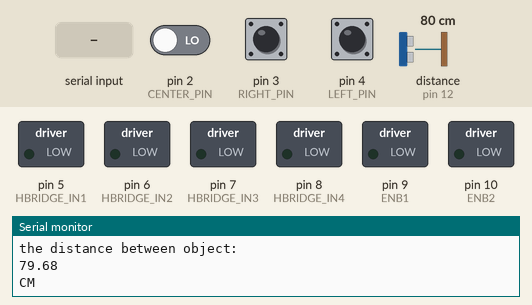
This sketch was run on a simulated Arduino Uno, built with avr-gcc and run on an emulated ATmega328P. Parts: switched loads named in the sketch (green lamp = pin HIGH), the last lines printed to the serial monitor. Wiring (inferred from the names in the program): ultrasonic range finder: trigger pin 11; echo pin 12. The test bench sets the inputs (shaded band); at power-on: pin 3 (RIGHT_PIN) HIGH, pin 4 (LEFT_PIN) HIGH, pin 2 (CENTER_PIN) LOW, distance to the obstacle (sensor on pin 12) 80 cm. The echo pulse lasts 58.3 µs per cm; pins used as bus, display or sensor lines are not drawn.

Above: at 1.2 s.
1.3 s: pin 3 (RIGHT_PIN) pulled LOW for 3.2 s
At 2.8 s:
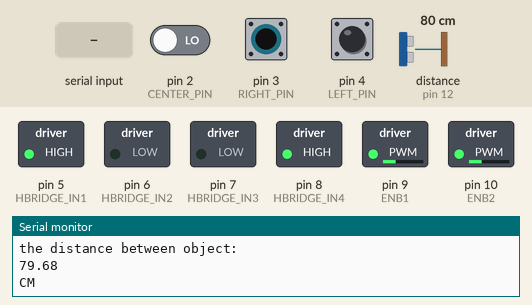
6.0 s: pin 4 (LEFT_PIN) pulled LOW for 3.2 s
At 10.7 s:
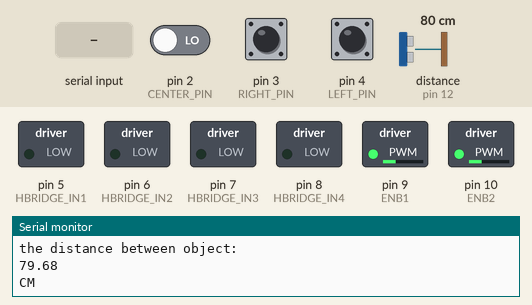
11.5 s: "F" received over Serial
At 12.7 s:
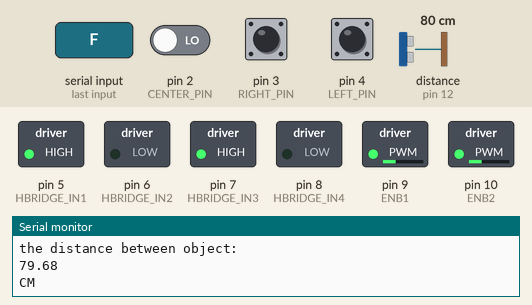
14.5 s: "B" received over Serial
At 15.6 s:
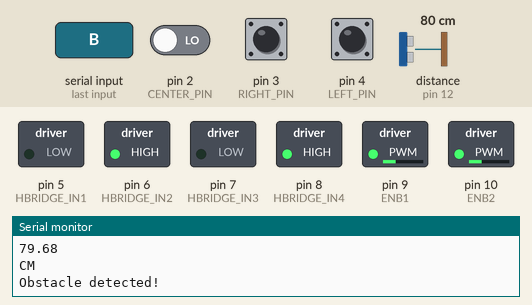
Timing chart, 0 to 18.6 s (numbered marks = the images above; inputs shaded):
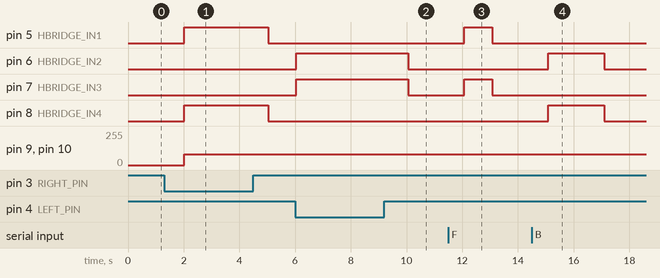

The sketch:

Amr_Mamdouh_Mostafa_Tawakol.ino
```cpp
#include <SoftwareSerial.h>

// Define the input and output pins

#define TRIG_PIN 11
#define ECHO_PIN 12
#define CENTER_PIN 2
#define RIGHT_PIN 3
#define LEFT_PIN 4
#define HBRIDGE_IN1 5
#define HBRIDGE_IN2 6
#define HBRIDGE_IN3 7
#define HBRIDGE_IN4 8
int Time;
float distance;
int ENB1 = 9;
int ENB2 = 10;
// Define the speed of the motors
const int MotorSpeed = 90;
const int speed = 90;
// Define the minimum distance for obstacle detection
const int ObstacleDistanceThreshold = 20;

void setup() {
  // Initialize the pins
  pinMode(TRIG_PIN, OUTPUT);
  pinMode(ECHO_PIN, INPUT);
  pinMode(CENTER_PIN, INPUT);
  pinMode(RIGHT_PIN, INPUT);
  pinMode(LEFT_PIN, INPUT);
  pinMode(HBRIDGE_IN1, OUTPUT);
  pinMode(HBRIDGE_IN2, OUTPUT);
  pinMode(HBRIDGE_IN3, OUTPUT);
  pinMode(HBRIDGE_IN4, OUTPUT);
  pinMode(ENB1, OUTPUT);
  pinMode(ENB2, OUTPUT);

  // Initialize the serial communication
  Serial.begin(9600);
}

void loop() {

  // Line following
  if (digitalRead(CENTER_PIN) == 1 && digitalRead(RIGHT_PIN) == 0 && digitalRead(LEFT_PIN) == 0) {
    moveForward(MotorSpeed);
  } else if (digitalRead(CENTER_PIN) == 0 && digitalRead(RIGHT_PIN) == 1 && digitalRead(LEFT_PIN) == 0) {
    turnRight(MotorSpeed);
  } else if (digitalRead(CENTER_PIN) == 0 && digitalRead(RIGHT_PIN) == 0 && digitalRead(LEFT_PIN) == 1) {
    turnLeft(MotorSpeed);
  } else if (digitalRead(CENTER_PIN) == 0 && digitalRead(RIGHT_PIN) == 0 && digitalRead(LEFT_PIN) == 0) {
    // BackMoving(MotorSpeed);
    //delay (500);
    stopMoving();
  } else if (digitalRead(CENTER_PIN) == 1 && digitalRead(RIGHT_PIN) == 1 && digitalRead(LEFT_PIN) == 0) {
    turnRight(MotorSpeed);
  } else if (digitalRead(CENTER_PIN) == 1 && digitalRead(RIGHT_PIN) == 0 && digitalRead(LEFT_PIN) == 1) {
    turnLeft(MotorSpeed);
  } else {
    // If the sensors are reading incorrectly, stop the car
    stopMoving();
  }

  while (Serial.available()) {
    processBluetoothInput();
  }

  // Obstacle detection
  if (isObstacleDetected()) {
    stopMoving();
    Serial.println("Obstacle detected!");
  }

}

// Move the car forward
void moveForward(int speed) {
  digitalWrite(HBRIDGE_IN1, speed );
  digitalWrite(HBRIDGE_IN2, 0);
  digitalWrite(HBRIDGE_IN3, speed);
  digitalWrite(HBRIDGE_IN4, 0);
  analogWrite(ENB1, 80);
  analogWrite(ENB2, 80);
}

// Turn the car right
void turnRight(int speed) {
  digitalWrite(HBRIDGE_IN1, 0);
  digitalWrite(HBRIDGE_IN2, speed);
  digitalWrite(HBRIDGE_IN3, speed);
  digitalWrite(HBRIDGE_IN4, 0);
  analogWrite(ENB1, 80);
  analogWrite(ENB2, 80);
}

// Turn the car left
void turnLeft(int speed) {
  digitalWrite(HBRIDGE_IN1, speed);
  digitalWrite(HBRIDGE_IN2, 0 );
  digitalWrite(HBRIDGE_IN3, 0);
  digitalWrite(HBRIDGE_IN4, speed);
  analogWrite(ENB1, 80);
  analogWrite(ENB2, 80);
}

// Stop the car
void stopMoving() {

  // Stop
  digitalWrite(HBRIDGE_IN1, 0);
  digitalWrite(HBRIDGE_IN2, 0);
  digitalWrite(HBRIDGE_IN3, 0);
  digitalWrite(HBRIDGE_IN4, 0);
}
void BackMoving(int speed) {
  // Backward step first
  digitalWrite(HBRIDGE_IN1, 0 );
  digitalWrite(HBRIDGE_IN2, speed);
  digitalWrite(HBRIDGE_IN3, 0);
  digitalWrite(HBRIDGE_IN4, speed);
  analogWrite(ENB1, 80);
  analogWrite(ENB2, 80);
  delay (1000);
}

// Check if an obstacle is detected
bool isObstacleDetected() {
  digitalWrite(TRIG_PIN, LOW);
  delayMicroseconds(2);
  digitalWrite(TRIG_PIN, HIGH);
  delayMicroseconds(10);
  digitalWrite(TRIG_PIN, LOW);
  Time = pulseIn(ECHO_PIN, HIGH);
  distance = constrain((Time / 58.31), 4, 400);
  Serial.println("the distance between object:");
  Serial.println(distance);
  Serial.println("CM");
  int distance = pulseIn(ECHO_PIN, HIGH) / 58;
  if (distance < ObstacleDistanceThreshold) {
    return true;
  } else {
    return false;
  }
}

// Process input from Bluetooth
void processBluetoothInput() {
  while (Serial.available()) {
    char input = Serial.read();
    switch (input) {
      case 'F':
        moveForward(MotorSpeed);
        break;
      case 'R':
        turnRight(MotorSpeed);
        break;
      case 'L':
        turnLeft(MotorSpeed);
        break;
      case 'S':
        stopMoving();
        break;
      case 'B':
        BackMoving(MotorSpeed);
        break;
      default:
        // Ignore any other input
        break;
    }
  }
}
```

Measured:
- after the input at 1.3 s, pin 5 (HBRIDGE_IN1), pin 8 (HBRIDGE_IN4): LOW → HIGH after 0.71 s, → LOW 3.0 s later; pin 9 (ENB1), pin 10 (ENB2): 0/255 → 80/255 after 0.71 s
- after the input at 6.0 s, pin 6 (HBRIDGE_IN2), pin 7 (HBRIDGE_IN3): LOW → HIGH at once, → LOW 4.0 s later
- after the input at 11.5 s, pin 5 (HBRIDGE_IN1), pin 7 (HBRIDGE_IN3): LOW → HIGH after 0.57 s, → LOW 1.0 s later
- after the input at 14.5 s, pin 6 (HBRIDGE_IN2), pin 8 (HBRIDGE_IN4): LOW → HIGH after 0.59 s, → LOW 2.0 s later
